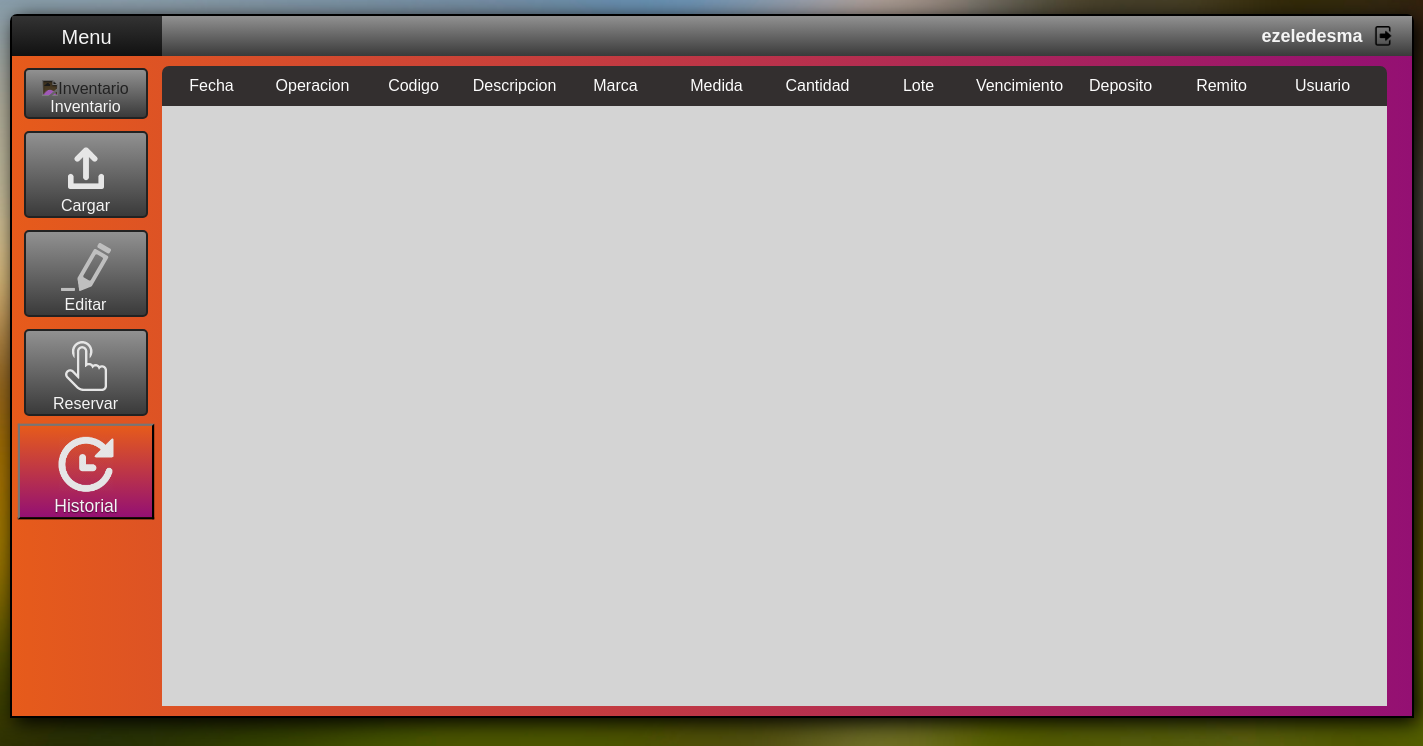
The page /historial (signed in) on the database as committed earlier.
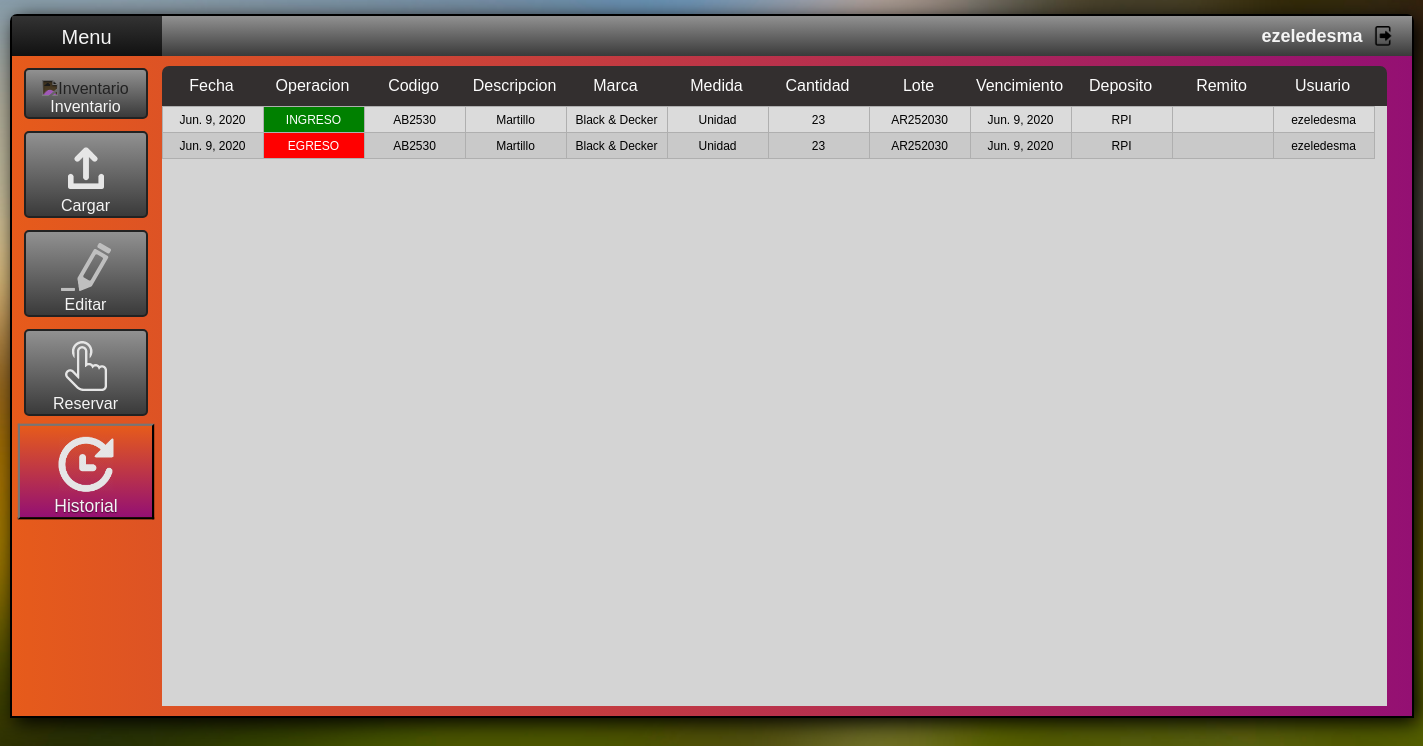
The same page on the database as committed later.
### Sistema_Gestion_App/models.py (models this page shows, shortened)
class Historial (models.Model):
    fecha=models.DateField(blank=True)
    operacion=models.CharField(max_length=20)
    codigo=models.CharField(max_length=30)
    descripcion=models.CharField(max_length=40)
    marca=models.CharField(max_length=20)
    medida=models.CharField(max_length=20)
    cantidad=models.IntegerField()
    lote=models.CharField(max_length=20)
    vencimiento=models.DateField()
    deposito=models.CharField(max_length=30)
    remito=models.CharField(max_length=20)
    usuario=models.CharField(max_length=20)
    timestamp=models.DateTimeField(auto_now=True)

### Sistema_Gestion_App/views.py (the view)
# urls.py: path('historial', views.historial, name="Historial"),
@login_required
def historial (request):
    global historiales
    historiales=Historial.objects.filter(descripcion__icontains="")
    return render(request, "inventario/historial.html",{"historiales":historiales})

### Sistema_Gestion_App/templates/inventario/historial.html (shortened to what this page needs)
<!doctype html>
<html>
<head>
{% load static %}
{% include 'links.html' %}
<link rel="stylesheet" href="{% static 'css/historial.css' %}"/>
</head>
<body>
<div id="centrar">
<nav class="barralateral">
    <div class="menu">
        <a href="{% url 'Menu' %}">
            <p>Menu</p>
        </a>
    </div>
    <a href="{% url 'Inventario' %}">
        <div class="boton">
          <img class="icon" alt="Inventario" draggable="false" src="{% static 'imagenes/inventario.png' %}">
          <p>Inventario</p>
        </div>
    </a>
    <a href="{% url 'Cargar' %}">
        <div class="boton">
          <img class="icon" alt="Cargar" draggable="false" src="{% static 'imagenes/cargar.png' %}">
          <p>Cargar</p>
        </div>
    </a>
    <a href="{% url 'Editar' %}">
        <div class="boton">
            <img class="icon" alt="Editar" draggable="false" src="{% static 'imagenes/editar.png' %}">
            <p>Editar</p>
        </div>
    </a>
    <a href="{% url 'Reservar' %}">
        <div class="boton">
            <img class="icon" alt="Reservar" draggable="false" src="{% static 'imagenes/reservar.png' %}">
            <p>Reservar</p>
        </div>
    </a>
    <a href="{% url 'Historial' %}">
        <div class="seleccionado">
            <img class="icon" alt="Historial" draggable="false" src="{% static 'imagenes/historial.png' %}">
            <p>Historial</p>
        </div>
    </a>
</nav>
{% include 'cabecera.html' %}
<section>
    <div class="tabla">
        <div class="header">
        <table>
            <tr>
                <td>Fecha</td>
                <td>Operacion</td>
                <td>Codigo</td>
                <td>Descripcion</td>
                <td>Marca</td>
                <td>Medida</td>
                <td>Cantidad</td>
                <td>Lote</td>
                <td>Vencimiento</td>
                <td>Deposito</td>
                <td>Remito</td>
                <td>Usuario</td>
            </tr>
        </table>
        </div>
        <div class="content">
        <table>
            <tbody>
                {% for historial in historiales %}
                <tr>
                    <td>{{historial.fecha}}</td>
                    {% if historial.operacion == "INGRESO" %}
                    <td class="ingreso">{{historial.operacion}}</td>
                    {% else %}
                    <td class="egreso">{{historial.operacion}}</td>
                    {% endif %}
                    <td>{{historial.codigo}}</td>
                    <td>{{historial.descripcion}}</td>
                    <td>{{historial.marca}}</td>
                    <td>{{historial.medida}}</td>
                    <td>{{historial.cantidad}}</td>
                    <td>{{historial.lote}}</td>
                    <td>{{historial.vencimiento}}</td>
                    <td>{{historial.deposito}}</td>
                    <td>{{historial.remito}}</td>
                    <td>{{historial.usuario}}</td>
                </tr>
                {% endfor %}
            </tbody>
        </table>
        </div>
    </div>
</section>
</div>
</body>
</html>

Rows that differ between the two databases and show on the page:
added Historial: fecha "Jun. 9, 2020", operacion "INGRESO", codigo "AB2530", descripcion "Martillo", marca "Black & Decker", medida "Unidad", cantidad "23", lote "AR252030", vencimiento "Jun. 9, 2020", deposito "RPI", usuario "ezeledesma"
added Historial: fecha "Jun. 9, 2020", operacion "EGRESO", codigo "AB2530", descripcion "Martillo", marca "Black & Decker", medida "Unidad", cantidad "23", lote "AR252030", vencimiento "Jun. 9, 2020", deposito "RPI", usuario "ezeledesma"
